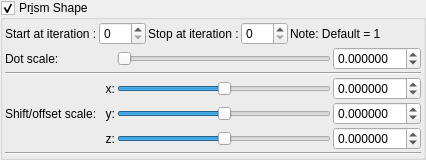
    <widget class="MyGroupBox" name="groupCheck_transf_function_enabledP_false">
     <property name="toolTip">
      <string/>
     </property>
     <property name="title">
      <string>Pr&amp;ism Shape</string>
     </property>
     <property name="checkable">
      <bool>true</bool>
     </property>
     <layout class="QVBoxLayout" name="verticalLayout_36" stretch="0,0,0,0">
      <property name="spacing">
       <number>2</number>
      </property>
      <property name="leftMargin">
       <number>2</number>
      </property>
      <property name="topMargin">
       <number>2</number>
      </property>
      <property name="rightMargin">
       <number>2</number>
      </property>
      <property name="bottomMargin">
       <number>2</number>
      </property>
      <item>
       <layout class="QGridLayout" name="gridLayout_75">
        <property name="spacing">
         <number>2</number>
        </property>
       </layout>
      </item>
      <item>
       <layout class="QGridLayout" name="gridLayout_76">
        <property name="spacing">
         <number>2</number>
        </property>
        <item row="0" column="3">
         <widget class="MySpinBox" name="spinboxInt_transf_stop_iterations_1">
          <property name="sizePolicy">
           <sizepolicy hsizetype="Preferred" vsizetype="Maximum">
            <horstretch>0</horstretch>
            <verstretch>0</verstretch>
           </sizepolicy>
          </property>
          <property name="maximum">
           <number>250</number>
          </property>
         </widget>
        </item>
        <item row="0" column="0">
         <widget class="QLabel" name="label_66">
          <property name="text">
           <string>Start at iteration :</string>
          </property>
         </widget>
        </item>
        <item row="0" column="1">
         <widget class="MySpinBox" name="spinboxInt_transf_start_iterations_A">
          <property name="sizePolicy">
           <sizepolicy hsizetype="Minimum" vsizetype="Maximum">
            <horstretch>0</horstretch>
            <verstretch>0</verstretch>
           </sizepolicy>
          </property>
          <property name="minimum">
           <number>0</number>
          </property>
          <property name="maximum">
           <number>250</number>
          </property>
          <property name="value">
           <number>0</number>
          </property>
         </widget>
        </item>
        <item row="0" column="5">
         <spacer name="horizontalSpacer_41">
          <property name="orientation">
           <enum>Qt::Horizontal</enum>
          </property>
          <property name="sizeHint" stdset="0">
           <size>
            <width>40</width>
            <height>20</height>
           </size>
          </property>
         </spacer>
        </item>
        <item row="0" column="2">
         <widget class="QLabel" name="label_48">
          <property name="text">
           <string>Stop at iteration :</string>
          </property>
         </widget>
        </item>
        <item row="0" column="4">
         <widget class="QLabel" name="label_133">
          <property name="text">
           <string>Note: Default = 1</string>
          </property>
         </widget>
        </item>
       </layout>
      </item>
      <item>
       <layout class="QGridLayout" name="gridLayout_16">
        <property name="spacing">
         <number>2</number>
        </property>
        <item row="1" column="0">
         <layout class="QGridLayout" name="gridLayout_33">
          <property name="spacing">
           <number>2</number>
          </property>
          <item row="6" column="3">
           <widget class="MyDoubleSpinBox" name="spinbox3_transf_constant_multiplier_000_y">
            <property name="sizePolicy">
             <sizepolicy hsizetype="Minimum" vsizetype="Maximum">
              <horstretch>0</horstretch>
              <verstretch>0</verstretch>
             </sizepolicy>
            </property>
            <property name="prefix">
             <string/>
            </property>
            <property name="suffix">
             <string/>
            </property>
            <property name="decimals">
             <number>6</number>
            </property>
            <property name="minimum">
             <double>-99.989999999999995</double>
            </property>
            <property name="maximum">
             <double>99.989999999999995</double>
            </property>
            <property name="singleStep">
             <double>0.100000000000000</double>
            </property>
           </widget>
          </item>
          <item row="4" column="1">
           <widget class="QLabel" name="label_129">
            <property name="sizePolicy">
             <sizepolicy hsizetype="Preferred" vsizetype="Preferred">
              <horstretch>0</horstretch>
              <verstretch>0</verstretch>
             </sizepolicy>
            </property>
            <property name="text">
             <string>x:</string>
            </property>
            <property name="alignment">
             <set>Qt::AlignRight|Qt::AlignTrailing|Qt::AlignVCenter</set>
            </property>
           </widget>
          </item>
          <item row="4" column="3">
           <widget class="MyDoubleSpinBox" name="spinbox3_transf_constant_multiplier_000_x">
            <property name="sizePolicy">
             <sizepolicy hsizetype="Minimum" vsizetype="Maximum">
              <horstretch>0</horstretch>
              <verstretch>0</verstretch>
             </sizepolicy>
            </property>
            <property name="prefix">
             <string/>
            </property>
            <property name="suffix">
             <string/>
            </property>
            <property name="decimals">
             <number>6</number>
            </property>
            <property name="minimum">
             <double>-99.989999999999995</double>
            </property>
            <property name="maximum">
             <double>99.989999999999995</double>
            </property>
            <property name="singleStep">
             <double>0.100000000000000</double>
            </property>
           </widget>
          </item>
          <item row="7" column="2">
           <widget class="QSlider" name="slider3_transf_constant_multiplier_000_z">
            <property name="sizePolicy">
             <sizepolicy hsizetype="Expanding" vsizetype="Maximum">
              <horstretch>0</horstretch>
              <verstretch>0</verstretch>
             </sizepolicy>
            </property>
            <property name="minimum">
             <number>-1000000</number>
            </property>
            <property name="maximum">
             <number>1000000</number>
            </property>
            <property name="value">
             <number>0</number>
            </property>
            <property name="sliderPosition">
             <number>0</number>
            </property>
            <property name="orientation">
             <enum>Qt::Horizontal</enum>
            </property>
           </widget>
          </item>
          <item row="6" column="2">
           <widget class="QSlider" name="slider3_transf_constant_multiplier_000_y">
            <property name="sizePolicy">
             <sizepolicy hsizetype="Expanding" vsizetype="Maximum">
              <horstretch>0</horstretch>
              <verstretch>0</verstretch>
             </sizepolicy>
            </property>
            <property name="minimum">
             <number>-1000000</number>
            </property>
            <property name="maximum">
             <number>1000000</number>
            </property>
            <property name="value">
             <number>0</number>
            </property>
            <property name="sliderPosition">
             <number>0</number>
            </property>
            <property name="orientation">
             <enum>Qt::Horizontal</enum>
            </property>
           </widget>
          </item>
          <item row="4" column="2">
           <widget class="QSlider" name="slider3_transf_constant_multiplier_000_x">
            <property name="sizePolicy">
             <sizepolicy hsizetype="Expanding" vsizetype="Maximum">
              <horstretch>0</horstretch>
              <verstretch>0</verstretch>
             </sizepolicy>
            </property>
            <property name="minimum">
             <number>-1000000</number>
            </property>
            <property name="maximum">
             <number>1000000</number>
            </property>
            <property name="value">
             <number>0</number>
            </property>
            <property name="sliderPosition">
             <number>0</number>
            </property>
            <property name="orientation">
             <enum>Qt::Horizontal</enum>
            </property>
           </widget>
          </item>
          <item row="7" column="1">
           <widget class="QLabel" name="label_131">
            <property name="sizePolicy">
             <sizepolicy hsizetype="Preferred" vsizetype="Preferred">
              <horstretch>0</horstretch>
              <verstretch>0</verstretch>
             </sizepolicy>
            </property>
            <property name="text">
             <string>z:</string>
            </property>
            <property name="alignment">
             <set>Qt::AlignRight|Qt::AlignTrailing|Qt::AlignVCenter</set>
            </property>
           </widget>
          </item>
          <item row="2" column="0">
           <widget class="QLabel" name="label_177">
            <property name="text">
             <string>Dot scale:</string>
            </property>
           </widget>
          </item>
          <item row="7" column="3">
           <widget class="MyDoubleSpinBox" name="spinbox3_transf_constant_multiplier_000_z">
            <property name="sizePolicy">
             <sizepolicy hsizetype="Minimum" vsizetype="Maximum">
              <horstretch>0</horstretch>
              <verstretch>0</verstretch>
             </sizepolicy>
            </property>
            <property name="prefix">
             <string/>
            </property>
            <property name="suffix">
             <string/>
            </property>
            <property name="decimals">
             <number>6</number>
            </property>
            <property name="minimum">
             <double>-99.989999999999995</double>
            </property>
            <property name="maximum">
             <double>99.989999999999995</double>
            </property>
            <property name="singleStep">
             <double>0.100000000000000</double>
            </property>
           </widget>
          </item>
          <item row="6" column="1">
           <widget class="QLabel" name="label_130">
            <property name="sizePolicy">
             <sizepolicy hsizetype="Preferred" vsizetype="Preferred">
              <horstretch>0</horstretch>
              <verstretch>0</verstretch>
             </sizepolicy>
            </property>
            <property name="text">
             <string>y:</string>
            </property>
            <property name="alignment">
             <set>Qt::AlignRight|Qt::AlignTrailing|Qt::AlignVCenter</set>
            </property>
           </widget>
          </item>
          <item row="3" column="0" colspan="4">
           <widget class="Line" name="line_2">
            <property name="orientation">
             <enum>Qt::Horizontal</enum>
            </property>
           </widget>
          </item>
          <item row="6" column="0">
           <widget class="QLabel" name="label_174">
            <property name="text">
             <string>Shift/offset scale:  </string>
            </property>
           </widget>
          </item>
          <item row="2" column="3">
           <widget class="MyDoubleSpinBox" name="spinbox_transf_scale">
            <property name="sizePolicy">
             <sizepolicy hsizetype="Minimum" vsizetype="Maximum">
              <horstretch>0</horstretch>
              <verstretch>0</verstretch>
             </sizepolicy>
            </property>
            <property name="font">
             <font>
              <weight>50</weight>
              <bold>false</bold>
             </font>
            </property>
            <property name="prefix">
             <string/>
            </property>
            <property name="suffix">
             <string/>
            </property>
            <property name="decimals">
             <number>6</number>
            </property>
            <property name="minimum">
             <double>-99.989999999999995</double>
            </property>
            <property name="maximum">
             <double>99.989999999999995</double>
            </property>
            <property name="singleStep">
             <double>0.100000000000000</double>
            </property>
           </widget>
          </item>
          <item row="2" column="2">
           <widget class="QSlider" name="slider_transf_scale">
            <property name="sizePolicy">
             <sizepolicy hsizetype="Expanding" vsizetype="Maximum">
              <horstretch>0</horstretch>
              <verstretch>0</verstretch>
             </sizepolicy>
            </property>
            <property name="minimum">
             <number>0</number>
            </property>
            <property name="maximum">
             <number>5000000</number>
            </property>
            <property name="value">
             <number>0</number>
            </property>
            <property name="sliderPosition">
             <number>0</number>
            </property>
            <property name="orientation">
             <enum>Qt::Horizontal</enum>
            </property>
           </widget>
          </item>
         </layout>
        </item>
       </layout>
      </item>
      <item>
       <widget class="Line" name="line_65">
        <property name="orientation">
         <enum>Qt::Horizontal</enum>
        </property>
       </widget>
      </item>
     </layout>
    </widget>
